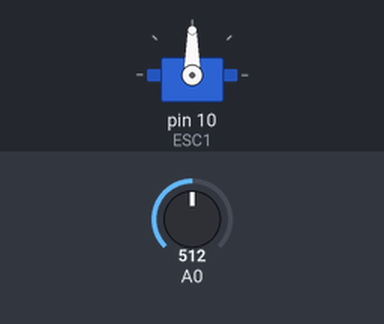
The sketch below on a simulated Arduino Uno, built with avr-gcc and run on an emulated ATmega328P. Parts: servo. The test bench sets the inputs (shaded band); at power-on: A0 = 512.

Above: at 1.2 s.
1.3 s: A0 set to 716
At 2.5 s:
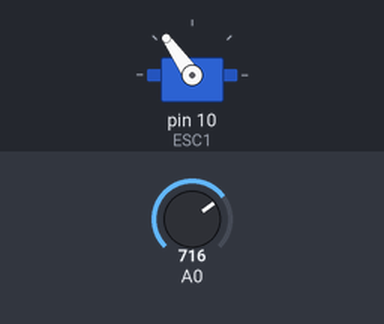
2.8 s: A0 set to 900
At 3.7 s:
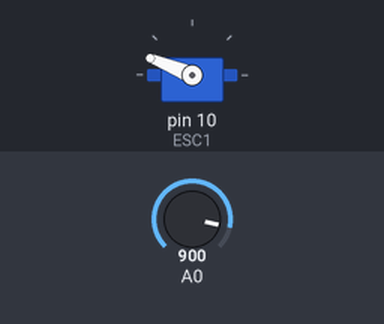
4.3 s: A0 set to 1023
At 4.8 s:
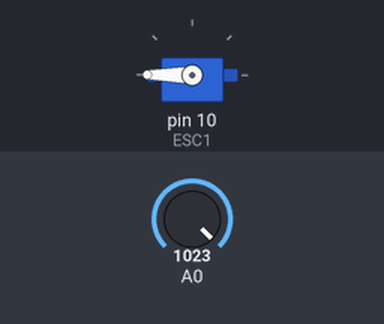
5.8 s: A0 set to 306
At 7.0 s:
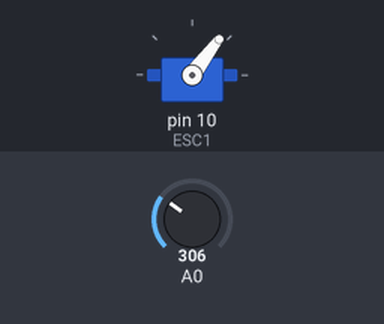
7.3 s: A0 set to 122
At 8.3 s:
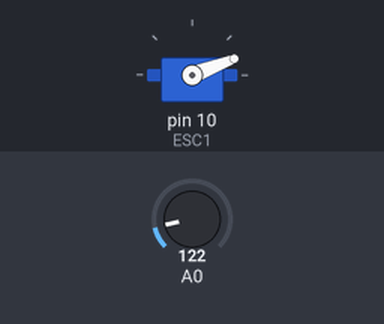
Timing chart, 0 to 9.8 s (numbered marks = the images above; inputs shaded):
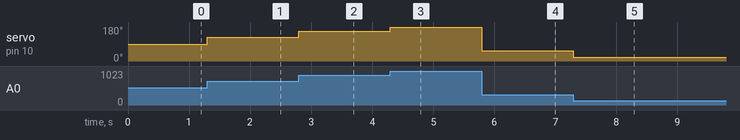

The sketch:

motoresDron.ino
```cpp
#include <Servo.h>

int pot=0;
int potV=0;
Servo ESC1;

void setup() {
  // put your setup code here, to run once:
  ESC1.attach(10,1000,2000);
}

void loop() {
  // put your main code here, to run repeatedly:
  pot=analogRead(A0);
  potV=map(pot,0,1023,0,180);
  ESC1.write(potV);

}
```

Measured:
- after the input at 1.3 s, servo on pin 10 (ESC1): 90° → 125° at once
- after the input at 2.8 s, servo on pin 10 (ESC1): 125° → 158° at once
- after the input at 4.3 s, servo on pin 10 (ESC1): 158° → 180° at once
- after the input at 5.8 s, servo on pin 10 (ESC1): 180° → 53° at once
- after the input at 7.3 s, servo on pin 10 (ESC1): 53° → 21° at once
